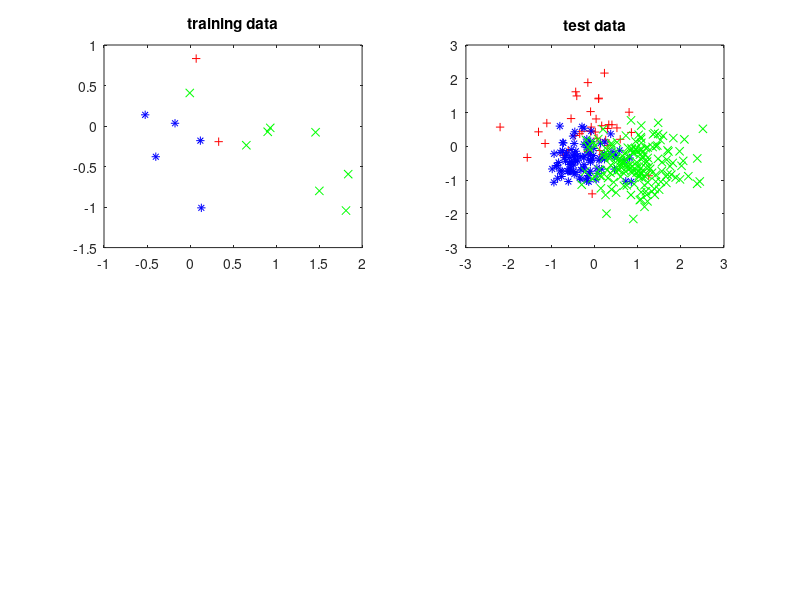

Write MATLAB code to recreate this figure. (Note: this script raises an error after producing the figure.)
function NBbayesGaussDemo()
% Illustrate benefit of using T distribution instead of plugin
% for a naive Bayes classifier with 2 Gaussian features
% Written by Kevin Murphy and Hoyt Koepke

figure(3); clf
runDemo(0,1,1);

N = 200;
rand('seed', 0)
randn('seed', 0)
erdiff = zeros(N,2);
for i = 1:N
  erdiff(i,:) = runDemo(1,0,0);
end
figure(4);clf
%hist(erdiff(:,1) - erdiff(:,2), N/10)
hist(erdiff(:,1) - erdiff(:,2))
title(['Error rate of plugin - Bayes'])
fprintf('plugin %5.3f, bayes %5.3f\n', ...
	mean(erdiff(:,1)), mean(erdiff(:,2)))


%%%%%%%%%
function [errrate] = runDemo(withNoise, showplots, setrandseed)

symbols = {'r+', 'b*',  'gx', 'mx', 'r.', 'gs', 'c*'};
errrate = zeros(1,2);
K = 3;
if setrandseed
  rand('seed', 3)
  randn('seed', 3)
end

[Xtrain, Ytrain, Xtest, Ytest] = makeData(withNoise);

if showplots == 1
  subplot(2,2,1)
  for j = 1:K
    plot(Xtrain(1, Ytrain == j), Xtrain(2, Ytrain == j), symbols{j});
    hold on
  end
  title('training data')
  subplot(2,2,2)
  for j = 1:K
    plot(Xtest(1, Ytest == j), Xtest(2, Ytest == j), symbols{j});
    hold on
  end
  title('test data')
end

params = gaussianClassifierTrain(Xtrain', Ytrain);

params.classPrior = normalize(ones(1,K)); % force it to be uniform
[post, Ypred{1}] = gaussianClassifierApply(Xtest', params, 1, 0);
[post, Ypred{2}] = gaussianClassifierApply(Xtest', params, 1, 1);
str{1} = 'plugin';
str{2} = 'bayes';

for i=1:2
  errors = (Ypred{i} ~= Ytest');
  nerr = sum(errors);
  errrate(i) = mean(errors);
  if showplots == 1
    subplot(2,2,2+i)
    for j = 1:K
      plot(Xtest(1, Ypred{i} == j), Xtest(2, Ypred{i} == j), symbols{j});
      hold on
    end
    plot(Xtest(1, errors), Xtest(2, errors), 'ko');
    %title(sprintf('%s %d errors %5.3f', str{i}, nerr, errrate(i)));
    title(sprintf('%s %d errors', str{i}, nerr))
  end
end

  
%%%%%%%%%%

function [X, Y] = makeDataHelper(nPts_n)

% Generate three gaussian clusters and one with uniform
% contaimination, both in 2d

mu = [0, 0.6;
      -0.3,-0.4;
      1,-0.5]';

var = [0.6,0.4,0.6];

N = sum(nPts_n);
dim = size(mu,1);
X = zeros(2, N);
Y = zeros(1, N);

curidx = 1;
for j = 1:3
  X(:,curidx:curidx+nPts_n(j)-1) = repmat(mu(:,j), 1, nPts_n(j))+var(j).*randn(dim, nPts_n(j));
  Y(curidx:curidx+nPts_n(j)-1) = j;
  curidx = curidx + nPts_n(j);
end


%%%%%%%%%

function [Xtrain,Ytrain, Xtest, Ytest] = makeData(noise_okay)

[Xtrain, Ytrain] = makeDataHelper([2 5 8]*1);
[Xtest, Ytest] = makeDataHelper([2 5 8]*20);

%%%%%%%%%%

function [Xtrain,Ytrain, Xtest, Ytest] = makeDataOld(noise_okay)

% Generate three gaussian clusters and one with uniform
% contaimination, both in 2d

Ntrain = 20;
Ntest = 200;

mu = [0, 0.6;
      -0.3,-0.4;
      1,-0.5]';

var = [0.6,0.4,0.6];
%nPts_n = [80,150,105]*3;
nPts_n = [5,10,20]*10;
nPts_u = [30,0,15]*10*(noise_okay == 1);

N = sum(nPts_n) + sum(nPts_u);
K = length(nPts_n);
dim = size(mu,1);

X = zeros(2, N);
Y = zeros(1, N);


curidx = 1;

for j = 1:K
  X(:,curidx:curidx+nPts_n(j)-1) = repmat(mu(:,j), 1, nPts_n(j))+var(j).*randn(dim, nPts_n(j));
  Y(curidx:curidx+nPts_n(j)-1) = j;
  curidx = curidx + nPts_n(j);
  X(:,curidx:curidx+nPts_u(j)-1) = (2-4*rand(dim, nPts_u(j)));
  Y(curidx:curidx+nPts_u(j)-1) = j;
  curidx = curidx + nPts_u(j);
end

idx = randperm(N);
Xtrain = X(:,idx(1:Ntrain));
Ytrain = Y(idx(1:Ntrain));
Xtest = X(:,idx(Ntrain+1:Ntrain+Ntest));
Ytest = Y(idx(Ntrain+1:Ntrain+Ntest));

%%%%%%%%%
